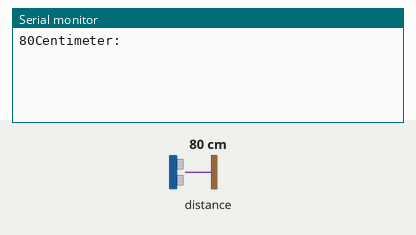
Simulated run of this sketch. Board: ESP8266 (NodeMCU). On the bench: the last lines printed to the serial monitor. Wiring (inferred from the names in the program): ultrasonic range finder: trigger GPIO 2; echo GPIO 0. Inputs (shaded band) come from the test bench; at power-on: distance to the obstacle 80 cm. The echo pulse lasts 58.3 µs per cm; WiFi joins after 1.5 s; servers stay silent unless stated.

Above: at 3.0 s.
3.1 s: distance to the obstacle set to 2 cm
At 8.2 s:
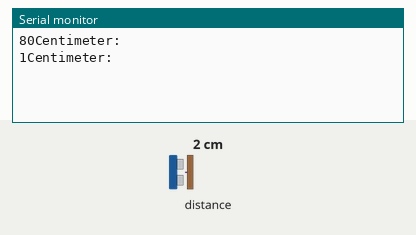
9.1 s: distance to the obstacle set to 4 cm
At 12.1 s:
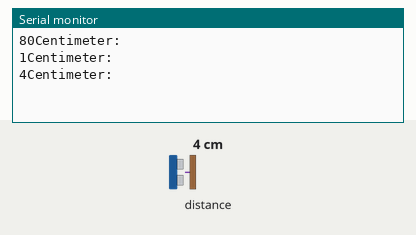
Timing chart, 0 to 13.6 s (numbered marks = the images above; inputs shaded):
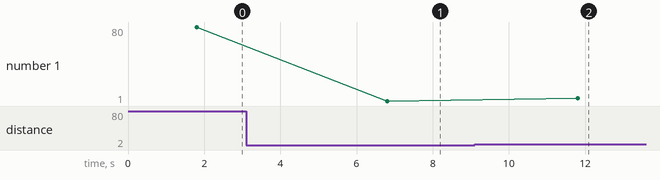

Measured:
- after the input at 3.1 s, the serial monitor: prints a new line after 3.7 s (image 1)
- after the input at 9.1 s, the serial monitor: prints a new line after 2.7 s (image 2)
- plotted number 1: 80 → 1 after the input at 3.1 s, 1 → 4 after the input at 9.1 s

The sketch:

Dustbin_2.ino
```cpp
#define BLYNK_PRINT Serial
#include <SPI.h>
#include <ESP8266WiFi.h>
#include <BlynkSimpleEsp8266.h>
#include <SimpleTimer.h>

//give authentication code here
char auth[]="8d8373b120884595b54a006fcbdd6dad";

//give the wifi ssid and password
char ssid[]="Honor_9";
char pass[]="sharoyawn";

//defining gpio pin for ultrasonic sensor
#define TRIGGER 2 //D4 in nodeMCU
#define ECHO    0 //D3 in nodeMCU


void setup(void)
{
  Serial.begin(9600); //serial monitor baud rate
  Blynk.begin(auth,ssid,pass); //calling blynk method with parameter

  //setting pin modes for ultrasonic sensor
  pinMode(TRIGGER, OUTPUT);
  pinMode(ECHO, INPUT);
  pinMode(BUILTIN_LED, OUTPUT);
}

void loop()
{


    //ultrasonic part
    long duration, distance;
    digitalWrite(TRIGGER, LOW);
    delayMicroseconds(2);

    digitalWrite(TRIGGER, HIGH);
    delayMicroseconds(10);

    digitalWrite(TRIGGER, LOW);
    duration = pulseIn(ECHO, HIGH);
    distance = (duration/2) / 29.1;

    if (distance <= 30 && distance >=16){
        Blynk.virtualWrite(V1, 255);
        Blynk.email("sawon78656@gmail.com","Garbage Alert!!!","Box 2!It is high time to collect the garbage.");

    }

    else {
        Blynk.virtualWrite(V1, 0);
    }

    if (distance <= 15 && distance >=0) {
        Blynk.virtualWrite(V0, 255);
        Blynk.email("sawon78656@gmail.com","Garbage Alert!!!","Box 2!no need to collect?");

    }

    else {
        Blynk.virtualWrite(V0, 0);
    }

     //..................................................................................................//

    //printing value for serial monitor of ultrasonic sensor
    Serial.print(distance);
    Serial.println("Centimeter:");
    Blynk.virtualWrite(V5, distance);
    delay(5000);

    //blynk
    Blynk.run();//initiates blynk
}
```
